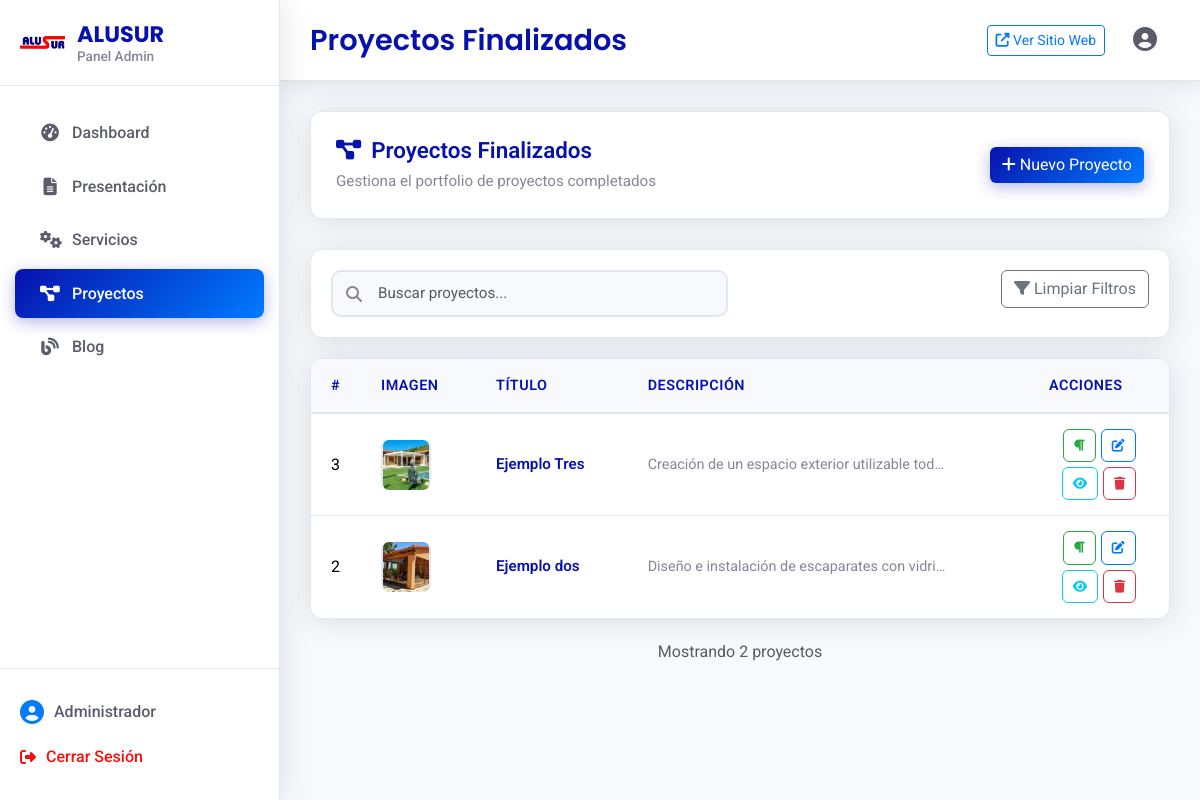
Screenshot of /es/admin/proyectos/ (signed in) with the database file from the repository.
### app/models.py (models this page shows, shortened)
class ProyectoFinalizado(models.Model):
    titulo = models.CharField(max_length=100)
    descripcion = models.TextField()
    titulo_en = models.CharField(max_length=100, blank=True, null=True, verbose_name="Título (English)")
    descripcion_en = models.TextField(blank=True, null=True, verbose_name="Descripción (English)")
    imagen = models.ImageField(
        storage=seleccionar_storage(),
        upload_to='ProyectoFinalizado/',
        blank=True,
        null=True
    )

### app/views.py (the view)
# urls.py: path('admin/proyectos/', views.admin_proyectos, name='admin_proyectos'),
@login_required(login_url='admin_login')
def admin_proyectos(request):
    proyectos = ProyectoFinalizado.objects.all().order_by('-id')  # Cambiado a -id
    context = {
        'proyectos': proyectos,
    }
    return render(request, 'app/admin/proyectos.html', context)

### app/templates/app/admin/proyectos.html (shortened to what this page needs)
{% extends "app/admin/base.html" %}
{% load static %}
{% block page_title %}Proyectos Finalizados{% endblock page_title %}
{% block extra_css %}
<link rel="stylesheet" href="{% static 'app/admin/crud.css' %}">
{% endblock %}
{% block content %}
<div class="crud-container">
    <div class="crud-header">
        <div class="crud-header-left">
            <h5 class="crud-title">
                <i class="fas fa-project-diagram"></i>
                Proyectos Finalizados
            </h5>
            <p class="crud-subtitle">Gestiona el portfolio de proyectos completados</p>
        </div>
        <div class="crud-header-right">
            <button class="btn btn-primary" data-bs-toggle="modal" data-bs-target="#proyectoModal" onclick="openCreateModal()">
                <i class="fas fa-plus"></i>
                Nuevo Proyecto
            </button>
        </div>
    </div>
    <div class="crud-filters">
        <div class="row">
            <div class="col-md-6">
                <div class="search-box">
                    <input type="text" class="form-control" id="searchInput" placeholder="Buscar proyectos...">
                    <i class="fas fa-search search-icon"></i>
                </div>
            </div>
            <div class="col-md-6">
                <div class="filter-actions">
                    <button class="btn btn-outline-secondary" onclick="clearFilters()">
                        <i class="fas fa-filter"></i>
                        Limpiar Filtros
                    </button>
                </div>
            </div>
        </div>
    </div>
    <div class="crud-table-container">
        <div class="table-responsive">
            <table class="table crud-table" id="proyectosTable">
                <thead>
                    <tr>
                        <th width="50">#</th>
                        <th>Imagen</th>
                        <th>Título</th>
                        <th>Descripción</th>
                        <th width="120">Acciones</th>
                    </tr>
                </thead>
                <tbody>
                    {% for proyecto in proyectos %}
                    <tr>
                        <td>{{ proyecto.id }}</td>
                        <td>
                            <div class="table-image">
                                {% if proyecto.imagen %}
                                    <img src="{{ proyecto.imagen.url }}" alt="{{ proyecto.titulo }}" class="img-fluid rounded" style="width: 50px; height: 50px; object-fit: cover;">
                                {% else %}
                                    <i class="fas fa-image"></i>
                                {% endif %}
                            </div>
                        </td>
                        <td>
                            <div class="table-title">{{ proyecto.titulo }}</div>
                        </td>
                        <td>
                            <div class="table-description">
                                {{ proyecto.descripcion|truncatechars:100 }}
                            </div>
                        </td>
                                                <td>
                            <div class="action-buttons">
                                <a href="{% url 'admin_proyecto_parrafos' proyecto.id %}" class="btn btn-sm btn-outline-success" title="Gestionar Párrafos">
                                    <i class="fas fa-paragraph"></i>
                                </a>
                                <button class="btn btn-sm btn-outline-primary" onclick="editProyecto({{ proyecto.id }})" title="Editar">
                                    <i class="fas fa-edit"></i>
                                </button>
                                <button class="btn btn-sm btn-outline-info" onclick="viewProyecto({{ proyecto.id }})" title="Ver">
                                    <i class="fas fa-eye"></i>
                                </button>
                                <button class="btn btn-sm btn-outline-danger" onclick="deleteProyecto({{ proyecto.id }})" title="Eliminar">
                                    <i class="fas fa-trash"></i>
                                </button>
                            </div>
                        </td>
                    </tr>
                    {% endfor %}
                </tbody>
            </table>
        </div>
    </div>
    {% if proyectos.count > 0 %}
    <div class="crud-pagination">
        <nav aria-label="Paginación">
            <div class="d-flex justify-content-center">
                <span class="text-muted">Mostrando {{ proyectos.count }} proyecto{{ proyectos.count|pluralize:"s" }}</span>
            </div>
        </nav>
    </div>
    {% endif %}
</div>
{% endblock content %}

### app/static/app/admin/base.css (style rules this page uses)
:root { --color-primario: #0712ad; --color-primario-hover: #0056b3; --color-acento: #007bff; --color-acento-hover: #0069d9; --color-secundario: #0a58ca; --color-highlight: #4a86e8; --color-resaltado: #fc0d0d; --admin-sidebar-bg: #ffffff; --admin-sidebar-border: #e3e6f0; --admin-header-bg: #ffffff; --admin-content-bg: #f8f9fc; --admin-text: #5a5c69; --admin-text-light: #858796; --admin-shadow: 0 0.15rem 1.75rem 0 rgba(58, 59, 69, 0.15); --admin-shadow-hover: 0 0.25rem 2rem 0 rgba(58, 59, 69, 0.2); }
* { margin: 0; padding: 0; box-sizing: border-box; }
body { font-family: 'Roboto', sans-serif; background-color: var(--admin-content-bg); color: var(--admin-text); line-height: 1.6; overflow-x: hidden; }
.btn-outline-primary { border-color: var(--color-acento); color: var(--color-acento); }
.btn-primary { background: linear-gradient(135deg, var(--color-primario), var(--color-acento)); border: none; box-shadow: 0 4px 15px rgba(7, 18, 173, 0.3); }

### app/static/app/admin/crud.css (style rules this page uses)
.crud-container { max-width: 100%; }
.crud-header { display: flex; justify-content: space-between; align-items: center; margin-bottom: 30px; padding: 25px; background: white; border-radius: 12px; box-shadow: 0 0.15rem 1.75rem 0 rgba(58, 59, 69, 0.15); border: 1px solid #e3e6f0; }
.crud-header-left { flex: 1; }
.crud-title { font-size: 1.4rem; font-weight: 600; color: var(--color-primario); margin: 0 0 5px 0; display: flex; align-items: center; gap: 10px; }
.crud-subtitle { color: #858796; margin: 0; font-size: 0.95rem; }
.crud-header-right { flex-shrink: 0; }
.crud-filters { background: white; padding: 20px; border-radius: 12px; box-shadow: 0 0.15rem 1.75rem 0 rgba(58, 59, 69, 0.15); border: 1px solid #e3e6f0; margin-bottom: 20px; }
.search-box { position: relative; }
.search-box .form-control { padding-left: 45px; border-radius: 10px; border: 2px solid #e3e6f0; background: #f8f9fc; }
.search-icon { position: absolute; left: 15px; top: 50%; transform: translateY(-50%); color: #858796; z-index: 5; }
.filter-actions { display: flex; justify-content: flex-end; gap: 10px; }
.crud-table-container { background: white; border-radius: 12px; box-shadow: 0 0.15rem 1.75rem 0 rgba(58, 59, 69, 0.15); border: 1px solid #e3e6f0; overflow: hidden; margin-bottom: 20px; }
.crud-table { margin: 0; border: none; }
.crud-table thead th { background: #f8f9fc; border: none; border-bottom: 2px solid #e3e6f0; color: var(--color-primario); font-weight: 600; padding: 15px 20px; font-size: 0.9rem; text-transform: uppercase; letter-spacing: 0.5px; }
.crud-table tbody td { border: none; border-bottom: 1px solid #e3e6f0; padding: 15px 20px; vertical-align: middle; }
.crud-table tbody tr:last-child td { border-bottom: none; }
.table-image { width: 50px; height: 50px; background: #f8f9fc; border-radius: 8px; display: flex; align-items: center; justify-content: center; color: #858796; font-size: 1.2rem; border: 2px solid #e3e6f0; }
.table-title { font-weight: 600; color: var(--color-primario); margin-bottom: 2px; font-size: 0.95rem; }
.table-description { color: #858796; font-size: 0.9rem; line-height: 1.4; max-width: 300px; overflow: hidden; text-overflow: ellipsis; white-space: nowrap; }
.action-buttons { display: flex; gap: 5px; justify-content: center; }
.action-buttons .btn { padding: 6px 10px; font-size: 0.8rem; border-radius: 6px; }
.crud-pagination { display: flex; justify-content: center; margin-top: 20px; }
.form-control, .form-select { border: 2px solid #e3e6f0; border-radius: 8px; padding: 10px 15px; font-size: 0.95rem; transition: all 0.3s ease; background: #f8f9fc; }
.crud-table tbody tr { transition: background-color 0.3s ease; }
.action-buttons .btn { transition: all 0.3s ease; }
.action-buttons { display: flex; gap: 5px; justify-content: center; flex-wrap: wrap; }
.action-buttons .btn-outline-success { color: #28a745; border-color: #28a745; }
.crud-table th[width="120"] { width: 140px; }

### rows the page displays
ProyectoFinalizado: id "3", imagen (picture), titulo "Ejemplo Tres", descripcion "Creación de un espacio exterior utilizable tod…"
ProyectoFinalizado: id "2", imagen (picture), titulo "Ejemplo dos", descripcion "Diseño e instalación de escaparates con vidri…"

### other values shown
{{ proyectos.count }} "2"
